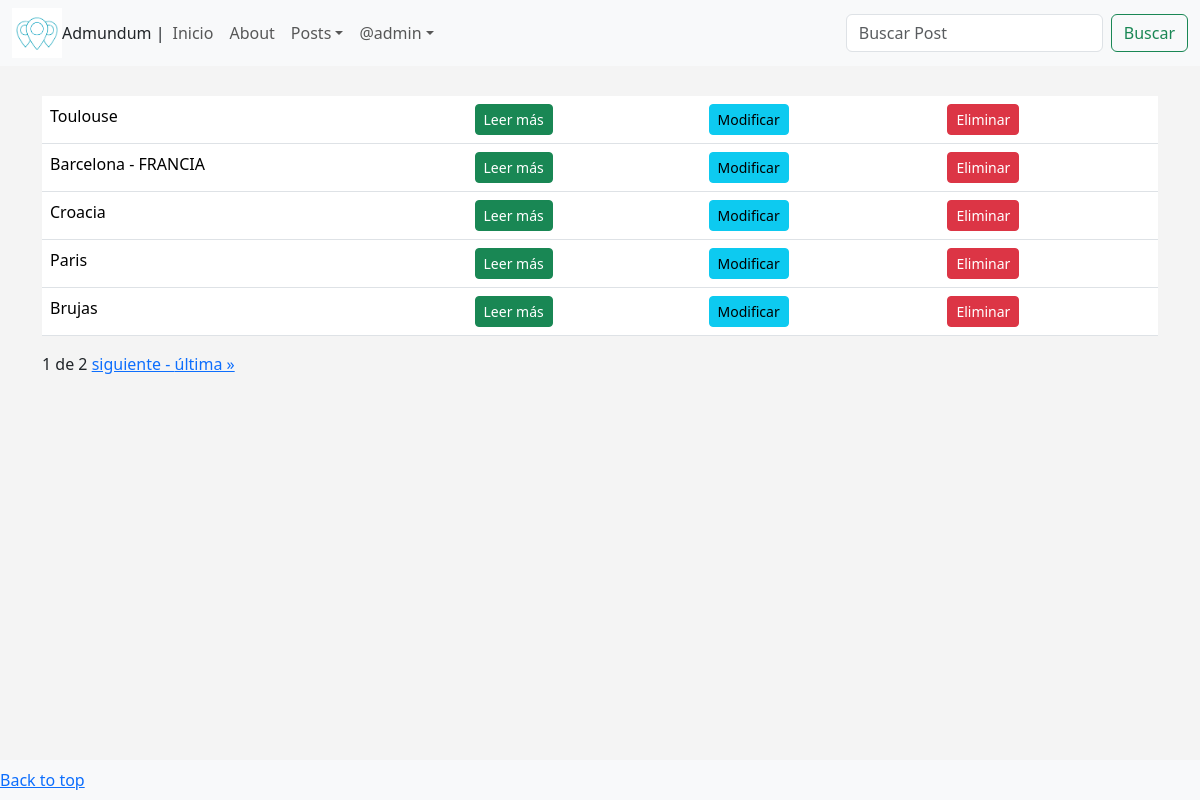
The app's page /pages/ (signed in) with its own data.
### AppBlog/models.py (models this page shows, shortened)
class Posteo(models.Model):
    titulo = models.CharField(max_length=250)
    resumen = models.CharField(max_length=150,null=True, blank=True)
    texto = RichTextField()
    create_date = models.DateTimeField(auto_now_add=True)
    update_date = models.DateTimeField(auto_now=True)
    imagen = models.ImageField(upload_to="posts", null=True, blank=True)

### AppBlog/views.py (the view, shortened to what this page needs)
# urls.py: path('pages/', PosteoListView.as_view(), name='posts'),
class PosteoListView(ListView):
    model = Posteo
    template_name = 'posts.html'
    context_object_name = 'posts'
    paginate_by = 5
    def get_queryset(self):
        queryset = super().get_queryset()
        query = self.request.GET.get('q')
        return queryset

### AppBlog/templates/posts.html (shortened to what this page needs)
{% extends "base.html" %}
{% block search %}
    <form action="" method="GET" class="d-flex">
        <input class="form-control me-2" type="text" name="q" placeholder="Buscar Post"/>
        <button class="btn btn-outline-success" type="submit">Buscar</button>
    </form>
{% endblock search %}
{% block content %}
<table class="table">
    {% for post in posts %}
        <tr>
            <td> {{ post.titulo }} </td>
            <td> <a href="{% url 'post_detail' post.id %}" class="btn btn-success btn-sm"> Leer más </td>
            <td> <a href="{% url 'post_update' post.id %}" class="btn btn-info btn-sm"> Modificar </td>
            <td> <a href="{% url 'post_delete' post.id %}" class="btn btn-danger btn-sm"> Eliminar </td>
        </tr>
    {% empty %}
        <tr>
            <td> NO HAY POSTS DISPONIBLES </td>
        </tr>
    {% endfor %}
    </table>
    <div class="pagination">
        <span class="step-links">
            <span class="current">
                {{ page_obj.number }} de {{ page_obj.paginator.num_pages }}
            </span>
            {% if page_obj.has_next %}
                <a href="?page={{ page_obj.next_page_number }}">siguiente - </a>
                <a href="?page={{ page_obj.paginator.num_pages }}"> última &raquo;</a>
            {% endif %}
        </span>
    </div>
{% endblock content %}

### AppBlog/templates/base.html (shortened to what this page needs)
<!DOCTYPE html>
<html lang="en">
<head>
    {% load static %}
    <link href="https://cdn.jsdelivr.net/npm/bootstrap@5.3.3/dist/css/bootstrap.min.css" rel="stylesheet">
</head>
<body>
<div class="row">
    <nav class="navbar navbar-expand-lg navbar-light bg-light fixed-top">
        <div class="container-fluid">
            <img class="d-line-block align-top" src="{% static 'img/logo_iso.png' %}" width="50" height="50">
            Admundum |
        <div class="collapse navbar-collapse" id="navbarSupportedContent">
            <ul class="navbar-nav me-auto mb-2 mb-lg-0">
                <li class="nav-item">
                    <a href="{% url 'inicio' %}" class="nav-link">Inicio</a>
                </li>
                <li class="nav-item">
                    <a href="{% url 'about' %}" class="nav-link">About</a>
                </li>
                <li class="nav-item dropdown">
                    <a class="nav-link dropdown-toggle" href="#" id="navbarDropdown" role="button" data-bs-toggle="dropdown" aria-expanded="false">Posts</a>
                </li>
                {% if user.is_authenticated %}
                    <li class="nav-item dropdown">
                        <a class="nav-link dropdown-toggle" href="#" id="navbarDropdown" role="button" data-bs-toggle="dropdown" aria-expanded="false"> @{{ user.username }}</a>
                    </li>
                {% else %}
                    <li class="nav-item">
                        <a href="{% url 'login' %}" class="nav-link">Login</a>
                    </li>
                {% endif %}
            </ul>
            {% block search %}
            {% endblock %}
        </div>
    </nav>
</div>
    <div class="container" style="text-align: justify;">
        <main>
            <br>
            <br>
            <br>
            <br>
            {% block content %}
            {% endblock %}
            <br>
            <br>
            <br>
        </main>
    </div>
    <nav class="navbar fixed-bottom navbar-expand-sm navbar-light bg-light">
        <footer class="blog-footer">
            <a href="#">Back to top</a>
        </footer>
    </nav>
</body>
</html>

### AppBlog/templates/base.html (style rules this page uses)
body { background: #F4F4F4; }

### records on screen
Posteo: titulo "Toulouse"
Posteo: titulo "Barcelona - FRANCIA"
Posteo: titulo "Croacia"
Posteo: titulo "Paris"
Posteo: titulo "Brujas"

### other values on screen
{{ user.username }} "admin"
{{ page_obj.number }} "1"
{{ page_obj.paginator.num_pages }} "2"
